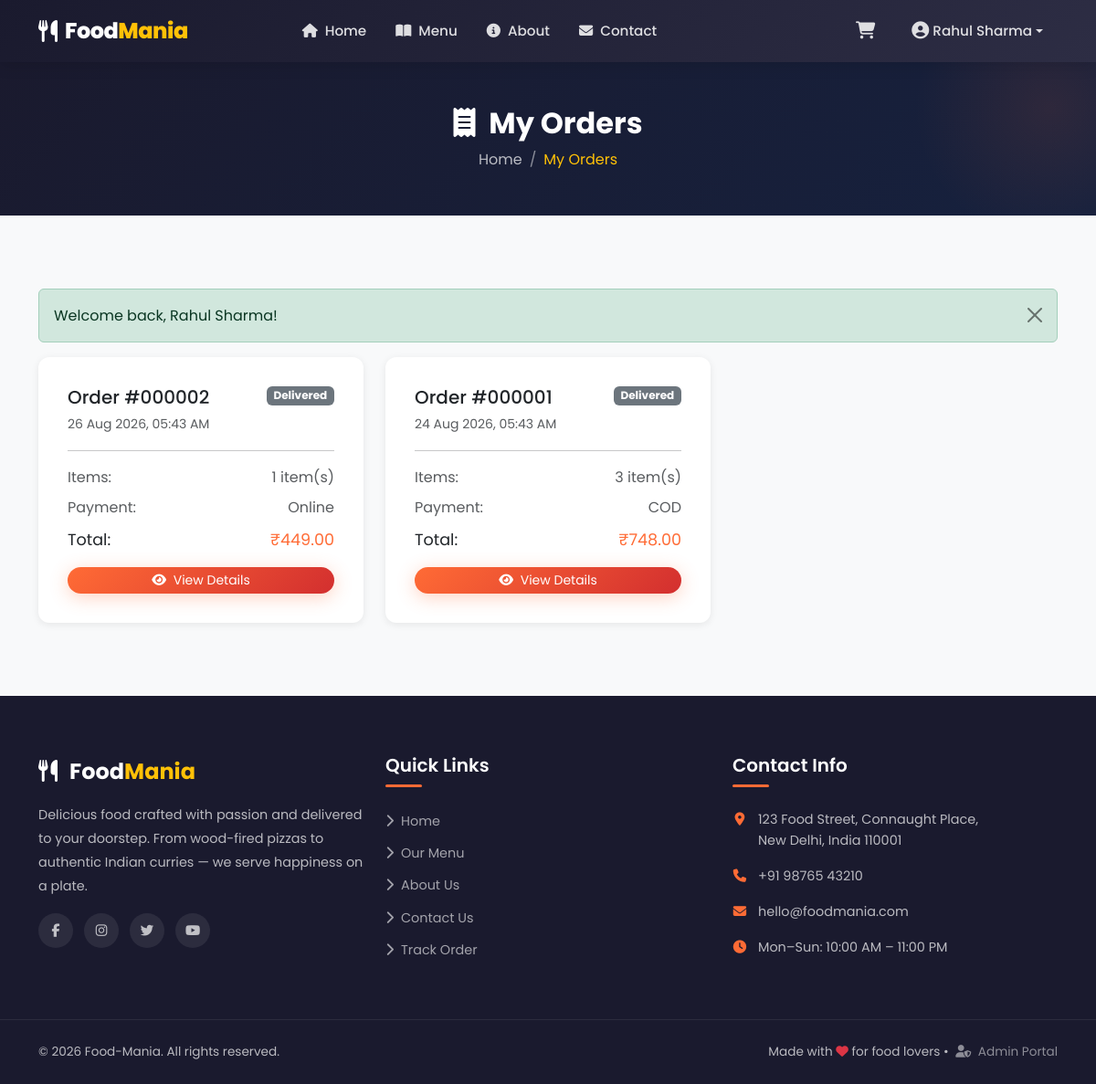
Page /user/order_history.php (signed in) on the committed database.
### tables this page shows
CREATE TABLE `orders` (
    `id` INT(11) NOT NULL AUTO_INCREMENT,
    `user_id` INT(11) NOT NULL,
    `total_amount` DECIMAL(10,2) NOT NULL,
    `status` ENUM('pending','confirmed','preparing','out_for_delivery','delivered','cancelled') NOT NULL DEFAULT 'pending',
    `payment_method` ENUM('cod','online') NOT NULL DEFAULT 'cod',
    `delivery_address` TEXT NOT NULL,
    `phone` VARCHAR(20) NOT NULL,
    `created_at` TIMESTAMP NOT NULL DEFAULT CURRENT_TIMESTAMP,
    PRIMARY KEY (`id`),
    KEY `fk_order_user` (`user_id`),
    CONSTRAINT `fk_order_user` FOREIGN KEY (`user_id`) REFERENCES `users`(`id`) ON DELETE CASCADE
);

### user/order_history.php (the view, shortened to what this page needs)
<?php
require_once __DIR__ . '/../includes/functions.php';
$pdo = getDBConnection();
$userId = $_SESSION['user_id'];
$stmt = $pdo->prepare("
    SELECT o.*,
           (SELECT COUNT(*) FROM order_items WHERE order_id = o.id) AS item_count
    FROM orders o
    WHERE o.user_id = :uid
    ORDER BY o.created_at DESC
");
$stmt->execute([':uid' => $userId]);
$orders = $stmt->fetchAll();
include __DIR__ . '/../includes/header.php';
include __DIR__ . '/../includes/navbar.php';
?>
<div class="page-header">
    <div class="container">
        <h1><i class="fas fa-receipt me-2"></i> My Orders</h1>
        <nav aria-label="breadcrumb">
            <ol class="breadcrumb">
                <li class="breadcrumb-item"><a href="<?php echo SITE_URL; ?>/">Home</a></li>
                <li class="breadcrumb-item active" aria-current="page">My Orders</li>
            </ol>
        </nav>
    </div>
</div>
<section class="section-padding">
    <div class="container">
        <?php echo displayFlash(); ?>
        <?php if (empty($orders)): ?>
            <div class="empty-cart">
                <i class="fas fa-receipt d-block"></i>
                <h3 class="text-muted">No orders yet</h3>
                <p class="text-muted mb-4">Place your first order and it will appear here.</p>
                <a href="<?php echo SITE_URL; ?>/user/menu.php" class="btn btn-primary-custom btn-lg rounded-pill">
                    <i class="fas fa-utensils me-2"></i> Browse Menu
                </a>
            </div>
        <?php else: ?>
            <div class="row g-4">
                <?php foreach ($orders as $order): ?>
                    <div class="col-md-6 col-lg-4">
                        <div class="checkout-card h-100">
                            <div class="d-flex justify-content-between align-items-start mb-3">
                                <div>
                                    <h5 class="fw-700 mb-1">Order #<?php echo str_pad($order['id'], 6, '0', STR_PAD_LEFT); ?></h5>
                                    <small class="text-muted"><?php echo formatDate($order['created_at']); ?></small>
                                </div>
                                <?php echo getStatusBadge($order['status']); ?>
                            </div>
                            <hr>
                            <div class="d-flex justify-content-between text-muted mb-2">
                                <span>Items:</span>
                                <span><?php echo $order['item_count']; ?> item(s)</span>
                            </div>
                            <div class="d-flex justify-content-between text-muted mb-2">
                                <span>Payment:</span>
                                <span><?php echo $order['payment_method'] === 'cod' ? 'COD' : 'Online'; ?></span>
                            </div>
                            <div class="d-flex justify-content-between fw-600 mt-2" style="font-size:1.1rem;">
                                <span>Total:</span>
                                <span class="text-orange"><?php echo formatPrice($order['total_amount']); ?></span>
                            </div>
                            <div class="mt-3 d-flex gap-2">
                                <a href="<?php echo SITE_URL; ?>/user/order_track.php?id=<?php echo $order['id']; ?>"
                                   class="btn btn-sm btn-primary-custom rounded-pill flex-fill">
                                    <i class="fas fa-eye me-1"></i> View Details
                                </a>
                            </div>
                        </div>
                    </div>
                <?php endforeach; ?>
            </div>
        <?php endif; ?>
    </div>
</section>
<?php include __DIR__ . '/../includes/footer.php'; ?>

### includes/functions.php (shortened to what this page needs)
<?php
function sanitize(string $data): string {
    return htmlspecialchars(trim($data), ENT_QUOTES, 'UTF-8');
}
function getFlash(): ?array {
    if (isset($_SESSION['flash'])) {
        $flash = $_SESSION['flash'];
        return $flash;
    }
    return null;
}
function displayFlash(): string {
    $flash = getFlash();
    $typeMap = [
        'success' => 'success',
        'error'   => 'danger',
        'warning' => 'warning',
        'info'    => 'info',
    ];
    $bsType = $typeMap[$flash['type']] ?? 'info';
    $message = sanitize($flash['message']);
    return '<div class="alert alert-' . $bsType . ' alert-dismissible fade show" role="alert">
                ' . $message . '
                <button type="button" class="btn-close" data-bs-dismiss="alert" aria-label="Close"></button>
            </div>';
}
function formatPrice(float $price): string {
    return '₹' . number_format($price, 2);
}
function formatDate(string $date, string $format = 'd M Y, h:i A'): string {
    return date($format, strtotime($date));
}
function getStatusBadge(string $status): string {
    $badges = [
        'pending'          => '<span class="badge bg-warning text-dark">Pending</span>',
        'confirmed'        => '<span class="badge bg-info">Confirmed</span>',
        'preparing'        => '<span class="badge bg-primary">Preparing</span>',
        'out_for_delivery' => '<span class="badge bg-orange">Out for Delivery</span>',
        'delivered'        => '<span class="badge bg-success">Delivered</span>',
        'cancelled'        => '<span class="badge bg-danger">Cancelled</span>',
    ];
    return $badges[$status] ?? '<span class="badge bg-secondary">' . ucfirst($status) . '</span>';
}

### assets/css/style.css (style rules this page uses)
:root { --primary: #FF6B35; --primary-dark: #E5551F; --primary-light: #FF8C5A; --secondary: #D32F2F; --secondary-dark: #B71C1C; --accent: #FFC107; --accent-dark: #FFA000; --dark: #1A1A2E; --dark-light: #2D2D44; --gray-900: #212529; --gray-700: #495057; --gray-500: #6C757D; --gray-300: #DEE2E6; --gray-100: #F8F9FA; --white: #FFFFFF; --success: #28A745; --info: #17A2B8; --warning: #FFC107; --danger: #DC3545; --shadow-sm: 0 2px 8px rgba(0,0,0,0.08); --shadow-md: 0 4px 16px rgba(0,0,0,0.12); --shadow-lg: 0 8px 32px rgba(0,0,0,0.16); --shadow-glow: 0 4px 20px rgba(255,107,53,0.3); --radius-sm: 8px; --radius-md: 12px; --radius-lg: 20px; --radius-pill: 50px; --transition: all 0.3s cubic-bezier(0.4, 0, 0.2, 1); --transition-fast:all 0.15s ease; }
* { margin: 0; padding: 0; box-sizing: border-box; }
html { scroll-behavior: smooth; }
body { font-family: 'Poppins', -apple-system, BlinkMacSystemFont, 'Segoe UI', sans-serif; color: var(--gray-900); background-color: var(--gray-100); line-height: 1.6; overflow-x: hidden; }
a { text-decoration: none; color: var(--primary); transition: var(--transition); }
.btn-primary-custom { background: linear-gradient(135deg, var(--primary), var(--secondary)); border: none; color: var(--white); box-shadow: var(--shadow-glow); }
.section-padding { padding: 5rem 0; }
.checkout-card { background: var(--white); border-radius: var(--radius-md); box-shadow: var(--shadow-sm); padding: 2rem; }
.page-header { background: linear-gradient(135deg, var(--dark) 0%, #16213E 100%); padding: 3rem 0; text-align: center; color: var(--white); position: relative; overflow: hidden; }
.page-header::before { content: ''; position: absolute; top: -100px; right: -100px; width: 300px; height: 300px; background: radial-gradient(circle, rgba(255,107,53,0.1), transparent 70%); border-radius: 50%; }
.page-header h1 { font-weight: 700; font-size: 2rem; position: relative; z-index: 2; }
.page-header .breadcrumb { justify-content: center; margin-bottom: 0; position: relative; z-index: 2; }
.page-header .breadcrumb-item a { color: rgba(255,255,255,0.7); }
.page-header .breadcrumb-item.active { color: var(--accent); }
.breadcrumb-item + .breadcrumb-item::before { color: rgba(255,255,255,0.5) !important; }
.text-orange { color: var(--primary) !important; }

### rows in the picture
orders: id "000002", created_at "26 Aug 2026, 05:43 AM", status "Delivered", item_count "1", payment_method "Online", total_amount "₹449.00"
orders: id "000001", created_at "24 Aug 2026, 05:43 AM", status "Delivered", item_count "3", payment_method "COD", total_amount "₹748.00"

### other values in the picture
$_SESSION['user_name'] "Rahul Sharma"
$message "Welcome back, Rahul Sharma!"
